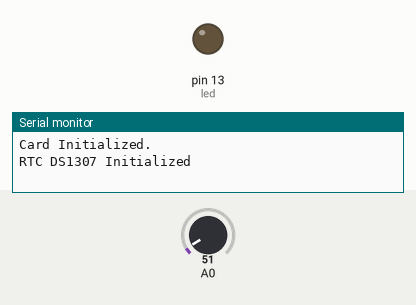
This sketch was run on a simulated Arduino Uno, built with avr-gcc and run on an emulated ATmega328P. On the bench: output pins drawn as LEDs (lit = HIGH), the last lines printed to the serial monitor. Dashed ring = blinking. Inputs (shaded band) come from the test bench; at power-on: A0 = 51. The local clock reads 2024-03-15 10:24:30 at power-on unless the sketch sets it; storage starts empty.

Above: at 1.0 s.
At 2.5 s:
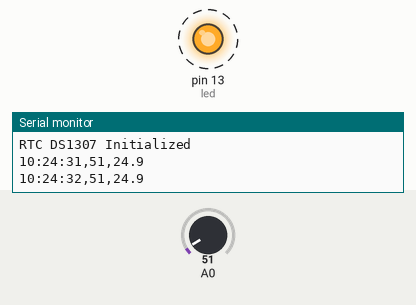
Timing chart, 0 to 4.6 s (numbered marks = the images above):
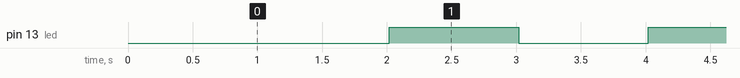

Measured:
- by itself, pin 13 (led): alternates HIGH for 1.0 s and LOW for 1.0 s

The sketch:

TempLogger.ino
```cpp
#include <RTClib.h>
#include <SPI.h>
#include <SD.h>

/*Led Pin*/
const int led = 13;
static boolean led_state = false;
static uint32_t led_timestamp = 0;
static uint32_t log_timestamp = 0;

/*SD Card Pins*/
const int chipSelect = 4;
/*
 * SD card attached to SPI bus as follows:
 * MOSI - pin 11
 * MISO - pin 12
 * CLK - pin 13
 * CS - pin 4
 */

/*DS1307 Object*/
RTC_DS1307 rtc;

#define FILE_NAME_LEN       13u
char filename[FILE_NAME_LEN];
uint8_t day;
uint8_t month;
uint16_t year;
uint8_t hour;
uint8_t minute;
uint8_t second;
uint16_t adc_count;
#define BUFFER_SIZE         20u
char buffer[BUFFER_SIZE];
File myFile;

void setup()
{
  Serial.begin(9600);
  pinMode( led, OUTPUT);
  /* see if the card is present and can be initialized*/
  if (!SD.begin(chipSelect))
  {
    Serial.println("Card failed, or not present");
    /*Exit Program*/
    return;
  }
  Serial.println("Card Initialized.");
  /*Check for RTC*/
  if ( !rtc.begin() )
  {
    Serial.println("Couldn't find the RTC");
    return;
  }
  Serial.println("RTC DS1307 Initialized");
  led_timestamp = millis();
  log_timestamp = millis();
}

void loop()
{
  DateTime now;
  /*Led Task*/
  if ( millis()-led_timestamp >= 1000u )
  {
    led_timestamp = millis();
    if ( led_state )
    {
      led_state = false;
      digitalWrite( led, HIGH);
    }
    else
    {
      led_state = true;
      digitalWrite( led, LOW);
    }
  }
  /*Led Task End*/
  /*Logging Task Started*/
  if( millis()-log_timestamp >= 1000u )
  {
    log_timestamp = millis();
    now = rtc.now();
    day = now.day();
    month = now.month();
    year = now.year();
    year = year-2000u;
    hour = now.hour();
    minute = now.minute();
    second = now.second();
    snprintf( filename, FILE_NAME_LEN,"%.2d-%.2d-%d.txt", month, day, year);
    // Serial.println( filename );
    /*Get ADC Data and Convert it to Temperature*/
    adc_count = analogRead(A0);
    /*
     * LM35 Temperature Sensor gives 10mV output per degree Celcius
     * Step Size = 5000/1023
     * temperature = (adc_counts * 5000 / 1023)/10;
    */
    uint32_t temp;
    uint8_t fract;  // Fractional Part
    temp = (uint32_t)adc_count * (uint32_t)5000u;
    temp = temp / 1023u;
    fract = temp % 10u;
    temp = temp/10u;
    int n = snprintf(buffer, BUFFER_SIZE, "%.2d:%.2d:%.2d,%d,%lu.%u", hour, minute, second, adc_count, temp, fract);
    Serial.println(buffer);
    myFile = SD.open(filename, FILE_WRITE);
    myFile.println(buffer);
    myFile.close();
  }
}
```
